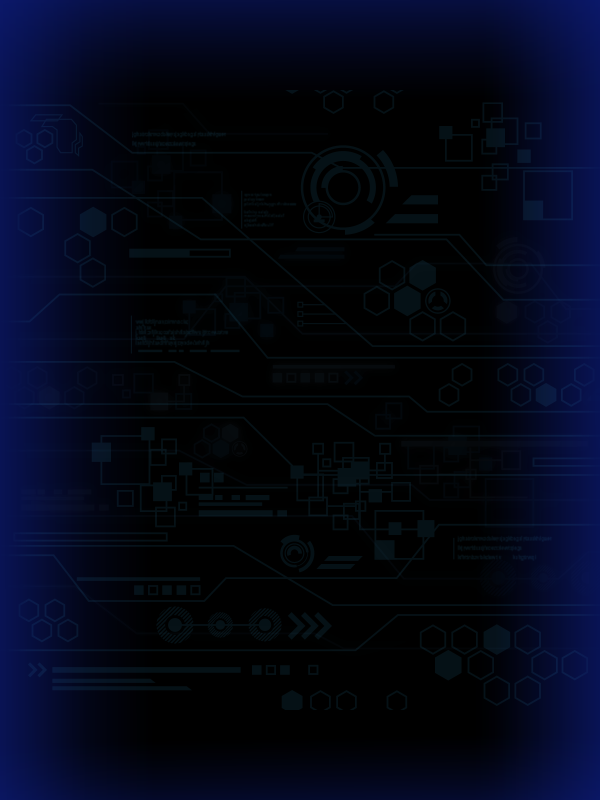
#> input picture fuentes/fondo_main.png, 1200 x 1600 px (shown at 1/2 size)
$ python -i crea_imagen_completa.py   (imports and definitions only)   (older library calls are emulated)
#> lines starting #> are read from the running program, lines starting #| are printed output that depends on the picture
from PIL import Image,ImageDraw, ImageFont
def crear_mini(archivo):
    image2 = Image.open('cartas/'+ archivo)
    image2.thumbnail([55,80], Image.ANTIALIAS)
    image2.save('cartas2/' + archivo)

def crear_normal(archivo):
    image2 = Image.open('cartas/'+ archivo)
    image2.thumbnail(image2.size, Image.ANTIALIAS)
    image2.save('cartas/' + archivo, "JPEG")

def crear(v_cartas=[],v_cartasx=[],HD=False,skill=''):
#> called with HD = False, skill = ''
    cartasm=0
    cartasx=0
    v_cartas2=[]
    v_cartasx2=[]
    extra=False
    for i in v_cartas:
        if i!=None:
            cartasm+=1
            v_cartas2.append(i)
    for i in v_cartasx:
        if i!=None:
            extra=True
            cartasx+=1
            v_cartasx2.append(i)
    y=300
    tmbname=skill + ".jpg"
    if cartasm>18 and cartasm<=24:
        if skill=='':
            size = (3226,3570)
            size1 = (3226,2856)
            y=50
            tmbname="Otro_Deck.jpg"
        else:
            size = (3226,3820)
            size1 = (3226,3106)

    elif cartasm>=25 and cartasm<=30:
        if skill=='':
            size = (3226,4334)
            size1 = (3226,3570)
            y=50
            tmbname="Otro_Deck.jpg"
        else:
            size = (3226,4584)
            size1 = (3226,3820)

    elif cartasm>7 and cartasm<=12:
        if skill=='':
            size = (3226,2192)
            size1 = (3226,1428)
            y=50
            tmbname="Otro_Deck.jpg"
        else:
            size = (3226,2442)
            size1 = (3226,1678)
    elif cartasm>12 and cartasm<=18:
        if skill=='':
            size = (3226,2906)
            size1 = (3226,2142)
            y=50
            tmbname="Otro_Deck.jpg"
        else:
            size = (3226,3156)
            size1 = (3226,2392)
    elif cartasm<=7:
        v_cartas2.extend(v_cartasx2)
        cartasm=len(v_cartas2)
        extra=False
        size = (3226,814)
        if cartasm==7:
            size=(3747,814)
        if skill=='':
            size = (3226,714)
            if cartasm==7:
                size=(3747,714)
            y=50
            tmbname="Side_Deck.jpg"
        else:
            size = (3226,1064)
            if cartasm==7:
                size=(3747,1064)
    if not extra and cartasm>7:
        size=size1
    img = Image.new('RGB' ,size)
#> img: PIL image 3226x714 RGB; every value is 0
    fondo1= Image.open('fuentes/fondo_main.png')
#> fondo1 is the input picture: PIL image 1200x1600 RGBA; mean R, G, B, A 2.8, 6.7, 23.5, 255
    fondo=fondo1.resize(size)
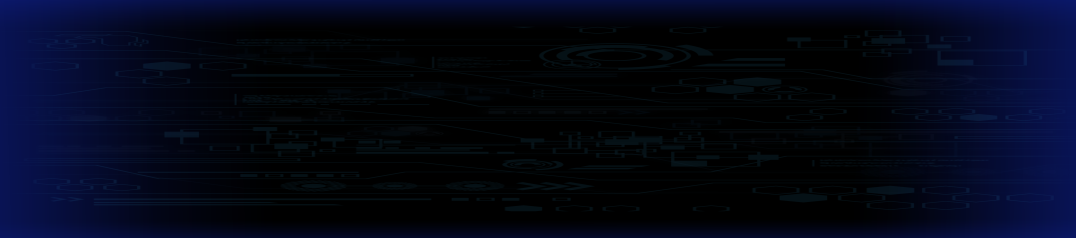
#> fondo: PIL image 3226x714 RGBA (shown at 1/3 size); mean R, G, B, A 2.8, 6.8, 23.5, 255
    img.paste(fondo,(0,0))
    x=100
    if skill!='':
        draw = ImageDraw.Draw(img)
        font = ImageFont.truetype("arial.ttf", 180)
        tama=draw.textsize(skill, font=font)
        inicial= int((size[0]/2)-(tama[0]/2))
        draw.text((inicial, 40), skill, font=font, fill="white")

    im_log= [None]*cartasm
    for i in range(cartasm):
        if x==size[0]:
            x=100
            y+=714
        im_log[i] = Image.open('cartas/' + v_cartas2[i])
        img.paste(im_log[i], (x,y))
        x+=521

    if extra:
        fondo1= Image.open('fuentes/fondo_extra.png')
        fondo=fondo1.resize((size[0] , 764))
        if cartasx==7:
            x=20
        else:
            x=100
        img.paste(fondo,(0,size1[1]))
        for i in range(cartasx):
            im_log[i] = Image.open('cartas/' + v_cartasx2[i])
            img.paste(im_log[i],(x,size1[1]+50))
            if cartasx==7:
                x+=461
            else:
                x+=521
    if HD:
        img.save('../Deck_HD.png')
    if size[1]*0.3<250:
        size= (size[0]*0.3 , size[1]*0.37)
        img=img.resize((int(size[0]),int(size[1])))
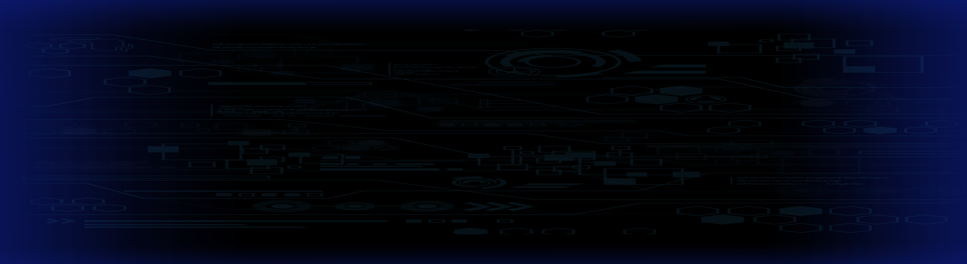
#> img: PIL image 967x264 RGB; mean R, G, B 2.8, 6.8, 23.5
    else:
        size= (size[0]*0.3 , size[1]*0.3)
    img.thumbnail(size)
    img.save('../' + tmbname, "JPEG")

>>> result = crear()
